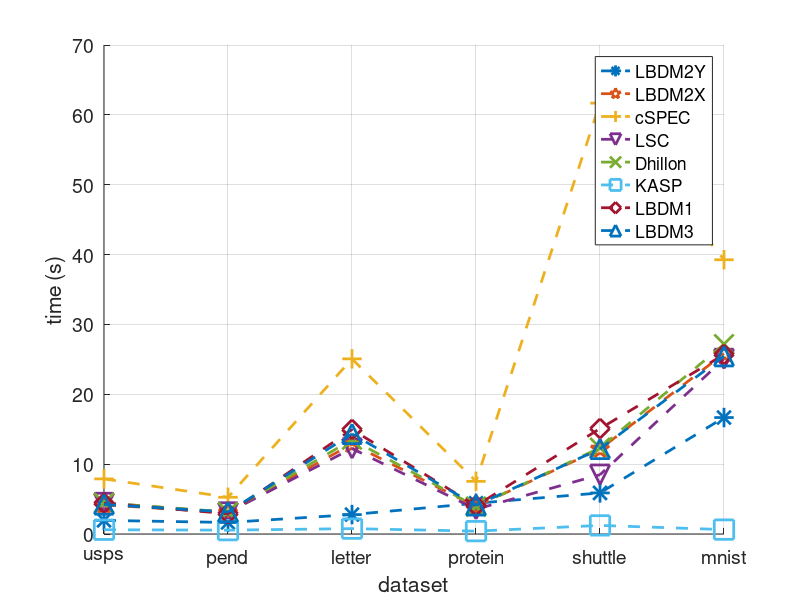

Recreate this plot in MATLAB.
clear;
close all;
clc
addpath(genpath('/home/drproduck/Documents/MATLAB/'));
mat = {'usps','pend','letter','protein','shuttle','mnist'};
mark = {'--*','--p','--+','--v','--x','--s','--d','--^','--v','--<','-->','--p','--h'};
lbdm2y = zeros(6,1);
lbdm2x = zeros(6,1);
cspec = zeros(6,1);
lsc = zeros(6,1);
dhillon = zeros(6,1);
kasp = zeros(6,1);
lbdm1 = zeros(6,1);
lbdm3 = zeros(6,1);

% for mati = 1:6
% 
%     a = load(strcat(mat{mati},'_bask_result.mat'));
%     b = load(strcat(mat{mati},'_cspec_result.mat'));
%      
%     lbdm2y(mati) = mean(a.acc4(:,1)) * 100;
%     lbdm2x(mati) = mean(a.acc3(:,1)) * 100;
%     cspec(mati) = mean(b.cspec_acc) * 100;
%     lsc(mati) = mean(a.lsc_acc) * 100;
%     dhillon(mati) = mean(a.acc6) * 100;
%     kasp(mati) = mean(a.kasp_acc) * 100;
%     lbdm1(mati) = mean(a.acc5(:,1)) * 100;
%     lbdm3(mati) = mean(a.acc5(:,2)) * 100;
%     
%     clear a;
%     clear b;
% 
% end
% 
% acc = [lbdm2y lbdm2x cspec lsc dhillon kasp lbdm1 lbdm3];
% hold on
% for i = 1:size(acc, 2)
%     plot(1:6, acc(:,i), mark{1}, 'markersize',14','linewidth',2);
% end
% hold off
% legend({'lbdm^{(2y)}' 'lbdm^{(2x)}' 'cspec' 'lsc' 'dhillon' 'kasp' 'lbdm^{(1)}' 'lbdm^{(3)}'})
% xlabel('dataset')
% xticklabels(mat);
% ylabel('accuracy (%)')
% %     xlim([1 10])
% set(gca, 'fontsize',14)
% grid on
    


load('temp');

lbdm2y = a(:,8);
lbdm2x = a(:,7);
cspec = a(:,3);
lsc = a(:,2);
dhillon = a(:,4);
kasp = a(:,1);
lbdm1 = a(:,5);
lbdm3 = a(:,6);
    
acc = [lbdm2y lbdm2x cspec lsc dhillon kasp lbdm1 lbdm3];
hold on
for i = 1:size(acc, 2)
    plot(1:6, acc(:,i), mark{i}, 'markersize',14','linewidth',2);
end
hold off
legend({'LBDM2Y' 'LBDM2X' 'cSPEC' 'LSC' 'Dhillon' 'KASP' 'LBDM1' 'LBDM3'})
xlabel('dataset')
xticklabels(mat);
ylabel('time (s)')
%     xlim([1 10])
set(gca, 'fontsize',14)
grid on


